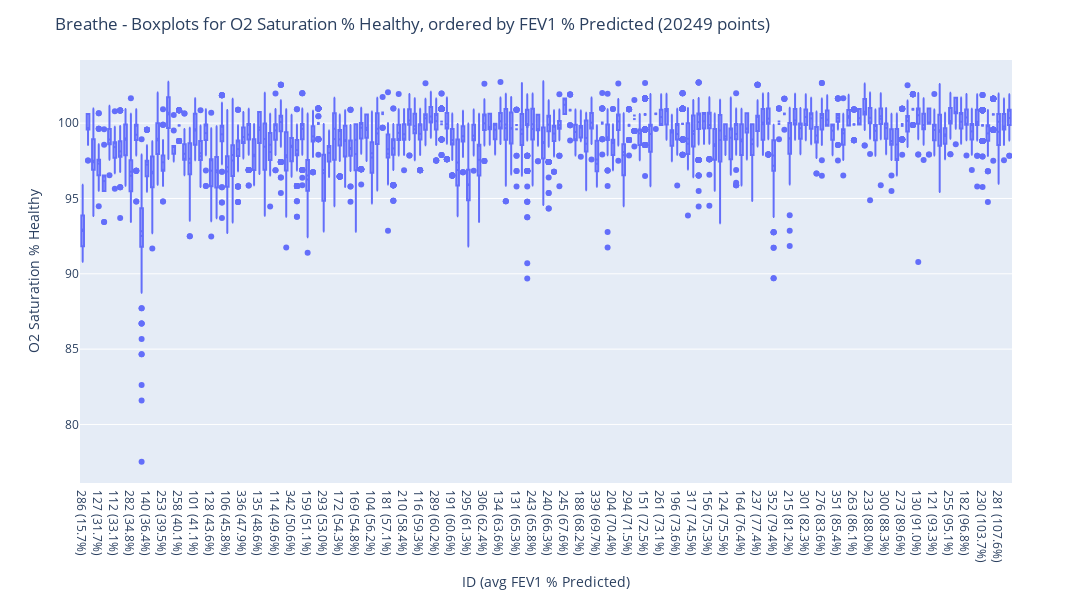

Notebook code cell kept with this figure:
### Code cell
# Parametrisation
## O2 Saturation
O2_col = "O2 Saturation"
O2_col = "O2 Saturation % Healthy"

# Sort values by ascending FEV1 % Predicted
FEV1_col = "FEV1 % Predicted"
# FEV1_col = "Predicted FEV1"
# FEV1_col = "FEV1"

gender = "both"
# gender = "male"
# gender = "female"

if gender == "both":
    df_plot = df
    title_suffix = ""
elif gender == "male":
    df_plot = df[df.Sex == "Male"]
    title_suffix = ", males only"
elif gender == "female":
    df_plot = df[df.Sex == "Female"]
    title_suffix = ", females only"

df_plot = df_plot.sort_values(
    by=[FEV1_col if FEV1_col == "Predicted FEV1" else f"{FEV1_col}_avg"]
)

title = f"Breathe - Boxplots for {O2_col}, ordered by {FEV1_col} ({df_plot.shape[0]} points{title_suffix})"

fig = px.box(
    df_plot,
    x=f"ID ({FEV1_col if FEV1_col == 'Predicted FEV1' else 'avg ' + FEV1_col})",
    y=O2_col,
)
# Add title
fig.update_layout(title=title)
fig.update_traces(boxmean=True)

# Update fig size
fig.update_layout(height=600, width=3000)
fig.show()
# fig.write_image("{}/Factors - {}.pdf".format(plotsdir, title))

### Figure 1 — Plotly figure (JSON) as saved in the notebook; plotly's stock layout.template omitted (floating-point values rounded to 4 significant figures; data arrays with more than 128 entries replaced by an {"elided": "..."} marker saying what was removed)
{"data": [{"alignmentgroup": "True", "boxmean": true, "hovertemplate": "ID (avg FEV1 % Predicted)=%{x}<br>O2 Saturation % Healthy=%{y}<extra></extra>", "legendgroup": "", "marker": {"color": "#636efa"}, "name": "", "notched": false, "offsetgroup": "", "orientation": "v", "showlegend": false, "type": "box", "x": {"elided": "20249 str values"}, "x0": " ", "xaxis": "x", "y": {"elided": "20249 float values"}, "y0": " ", "yaxis": "y"}], "layout": {"boxmode": "group", "height": 600, "legend": {"tracegroupgap": 0}, "margin": {"t": 60}, "title": {"text": "Breathe - Boxplots for O2 Saturation % Healthy, ordered by FEV1 % Predicted (20249 points)"}, "width": 3000, "xaxis": {"anchor": "y", "domain": [0, 1], "title": {"text": "ID (avg FEV1 % Predicted)"}}, "yaxis": {"anchor": "x", "domain": [0, 1], "title": {"text": "O2 Saturation % Healthy"}}}}
